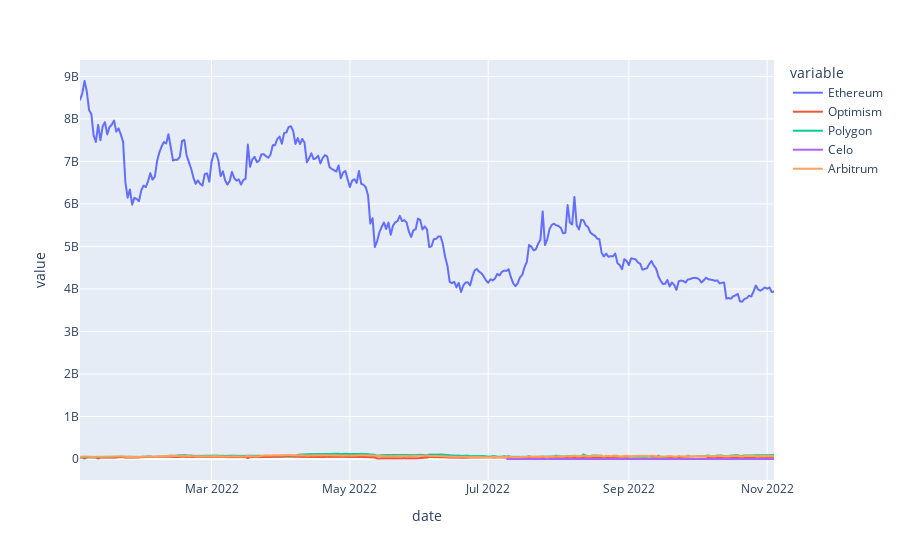

The notebook cell this image was saved under:
### Markdown cell above
### Ethereum

### Code cell
px.line(tvl[tvl.date > '2022-01-01'], x='date', y=[x for x in tvl.columns if x != 'date'])

### Figure 1 — Plotly figure (JSON) as saved in the notebook; plotly's stock layout.template omitted (floating-point values rounded to 4 significant figures; data arrays with more than 128 entries replaced by an {"elided": "..."} marker saying what was removed)
{"data": [{"hovertemplate": "variable=Ethereum<br>date=%{x}<br>value=%{y}<extra></extra>", "legendgroup": "Ethereum", "line": {"color": "#636efa", "dash": "solid"}, "marker": {"symbol": "circle"}, "mode": "lines", "name": "Ethereum", "showlegend": true, "type": "scattergl", "x": {"elided": "307 str values"}, "xaxis": "x", "y": {"elided": "307 float values"}, "yaxis": "y"}, {"hovertemplate": "variable=Optimism<br>date=%{x}<br>value=%{y}<extra></extra>", "legendgroup": "Optimism", "line": {"color": "#EF553B", "dash": "solid"}, "marker": {"symbol": "circle"}, "mode": "lines", "name": "Optimism", "showlegend": true, "type": "scattergl", "x": {"elided": "307 str values"}, "xaxis": "x", "y": {"elided": "307 float values"}, "yaxis": "y"}, {"hovertemplate": "variable=Polygon<br>date=%{x}<br>value=%{y}<extra></extra>", "legendgroup": "Polygon", "line": {"color": "#00cc96", "dash": "solid"}, "marker": {"symbol": "circle"}, "mode": "lines", "name": "Polygon", "showlegend": true, "type": "scattergl", "x": {"elided": "307 str values"}, "xaxis": "x", "y": {"elided": "307 float values"}, "yaxis": "y"}, {"hovertemplate": "variable=Celo<br>date=%{x}<br>value=%{y}<extra></extra>", "legendgroup": "Celo", "line": {"color": "#ab63fa", "dash": "solid"}, "marker": {"symbol": "circle"}, "mode": "lines", "name": "Celo", "showlegend": true, "type": "scattergl", "x": {"elided": "307 str values"}, "xaxis": "x", "y": {"elided": "307 float values"}, "yaxis": "y"}, {"hovertemplate": "variable=Arbitrum<br>date=%{x}<br>value=%{y}<extra></extra>", "legendgroup": "Arbitrum", "line": {"color": "#FFA15A", "dash": "solid"}, "marker": {"symbol": "circle"}, "mode": "lines", "name": "Arbitrum", "showlegend": true, "type": "scattergl", "x": {"elided": "307 str values"}, "xaxis": "x", "y": {"elided": "307 float values"}, "yaxis": "y"}], "layout": {"legend": {"title": {"text": "variable"}, "tracegroupgap": 0}, "margin": {"t": 60}, "xaxis": {"anchor": "y", "domain": [0, 1], "title": {"text": "date"}}, "yaxis": {"anchor": "x", "domain": [0, 1], "title": {"text": "value"}}}}
